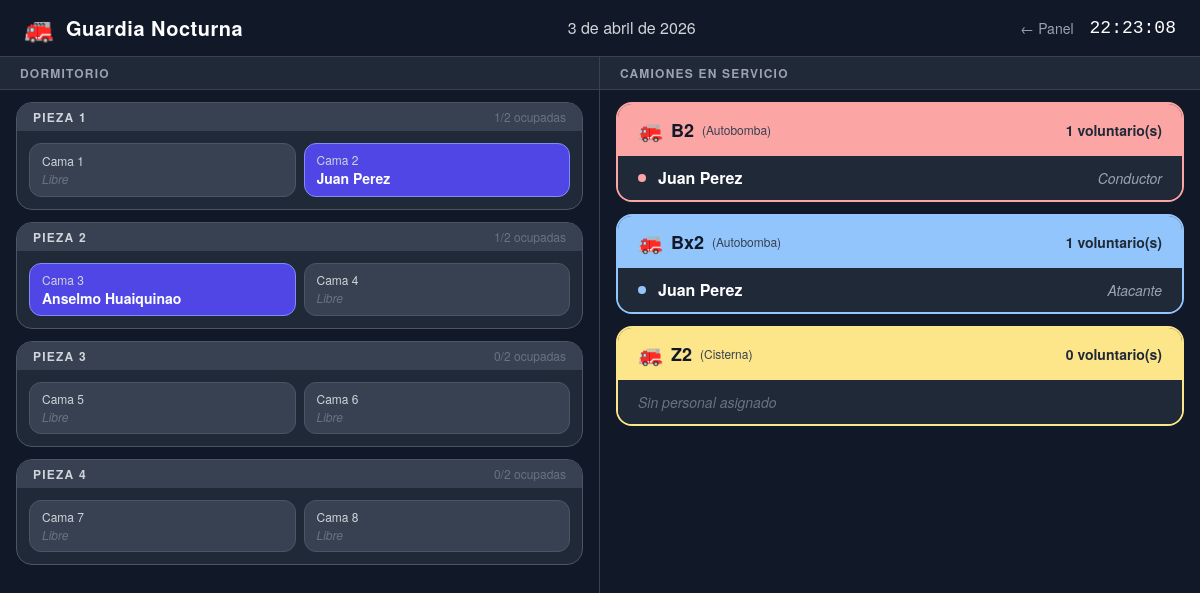
Page /turnos/1/tv on the committed database.
### tables this page shows
CREATE TABLE shifts (
                id         INTEGER PRIMARY KEY AUTOINCREMENT,
                date       TEXT NOT NULL,
                notes      TEXT,
                is_active  INTEGER NOT NULL DEFAULT 0,
                created_at TEXT NOT NULL DEFAULT (datetime('now','localtime'))
            );

CREATE TABLE beds (
                id     INTEGER PRIMARY KEY AUTOINCREMENT,
                number TEXT NOT NULL,
                notes  TEXT
            , room TEXT);

CREATE TABLE volunteers (
                id     INTEGER PRIMARY KEY AUTOINCREMENT,
                name   TEXT NOT NULL,
                active INTEGER NOT NULL DEFAULT 1
            );

CREATE TABLE trucks (
                id   INTEGER PRIMARY KEY AUTOINCREMENT,
                name TEXT NOT NULL,
                type TEXT
            , color TEXT DEFAULT '#93c5fd');

CREATE TABLE "truck_assignments" (
                id           INTEGER PRIMARY KEY AUTOINCREMENT,
                shift_id     INTEGER NOT NULL REFERENCES shifts(id) ON DELETE CASCADE,
                volunteer_id INTEGER NOT NULL REFERENCES volunteers(id),
                truck_id     INTEGER NOT NULL REFERENCES trucks(id),
                role         TEXT NOT NULL
            );

### guardia/routers/tv.py (the view)
@router.get("/turnos/{shift_id}/tv")
def tv_display(request: Request, shift_id: int):
    with get_db() as conn:
        shift = conn.execute("SELECT * FROM shifts WHERE id = ?", (shift_id,)).fetchone()
        if not shift:
            return RedirectResponse("/turnos", status_code=302)
        bed_assignments = conn.execute("""
            SELECT b.id AS bed_id, b.number AS bed_number, b.room,
                   v.name AS volunteer_name
            FROM beds b
            LEFT JOIN bed_assignments ba ON ba.bed_id = b.id AND ba.shift_id = ?
            LEFT JOIN volunteers v ON ba.volunteer_id = v.id
            ORDER BY CAST(b.room AS INTEGER), b.room, CAST(b.number AS INTEGER), b.number
        """, (shift_id,)).fetchall()
        rooms = {}
        no_room_beds = []
        for b in bed_assignments:
            if b["room"]:
                rooms.setdefault(b["room"], []).append(b)
            else:
                no_room_beds.append(b)
        def room_sort_key(r):
            try:
                return (0, int(r))
            except ValueError:
                return (1, r)
        sorted_rooms = sorted(rooms.keys(), key=room_sort_key)
        trucks = conn.execute("SELECT * FROM trucks ORDER BY name").fetchall()
        truck_assignments = conn.execute("""
            SELECT ta.truck_id, ta.role, v.name AS volunteer_name
            FROM truck_assignments ta
            JOIN volunteers v ON ta.volunteer_id = v.id
            WHERE ta.shift_id = ?
            ORDER BY ta.truck_id, v.name
        """, (shift_id,)).fetchall()
        assignments_by_truck = {}
        for a in truck_assignments:
            assignments_by_truck.setdefault(a["truck_id"], []).append(a)
        return templates.TemplateResponse(
            "tv.html",
            {
                "request": request,
                "shift": shift,
                "rooms": rooms,
                "sorted_rooms": sorted_rooms,
                "no_room_beds": no_room_beds,
                "trucks": trucks,
                "assignments_by_truck": assignments_by_truck,
            },
        )

### templates/tv.html (shortened to what this page needs)
<!DOCTYPE html>
<html lang="es">
<head>
  <script src="https://cdn.tailwindcss.com"></script>
</head>
<body class="text-white flex flex-col" style="height:100vh;">
  <div class="flex items-center justify-between px-6 py-3 bg-gray-900 border-b border-gray-700 shrink-0">
    <div class="flex items-center gap-3">
      <span class="text-2xl">🚒</span>
      <span class="font-bold text-xl tracking-wide">Guardia Nocturna</span>
    </div>
    <div class="text-gray-300 text-base font-medium">{{ shift['date'] | es_date }}</div>
    <div class="flex items-center gap-4 text-sm text-gray-400">
      <a href="/turnos/{{ shift['id'] }}" class="hover:text-white transition">← Panel</a>
      <span id="clock" class="font-mono text-lg text-white"></span>
    </div>
  </div>
  <div class="flex flex-1 min-h-0 gap-0">
    <div class="flex flex-col w-1/2 border-r border-gray-700 min-h-0">
      <div class="px-5 py-2 bg-gray-800 border-b border-gray-700 shrink-0">
        <h2 class="text-xs font-bold uppercase tracking-widest text-gray-400">Dormitorio</h2>
      </div>
      <div class="flex-1 overflow-y-auto px-4 py-3 space-y-3">
        {% if sorted_rooms %}
        {% for room_name in sorted_rooms %}
        {% set room_beds = rooms[room_name] %}
        <div class="rounded-2xl border border-gray-600 bg-gray-800 overflow-hidden">
          <div class="px-4 py-1.5 bg-gray-700 flex items-center justify-between">
            <span class="text-xs font-bold uppercase tracking-widest text-gray-300">
              Pieza {{ room_name }}
            </span>
            <span class="text-xs text-gray-500">
              {{ room_beds | selectattr('volunteer_name') | list | length }}/{{ room_beds | length }} ocupadas
            </span>
          </div>
          <div class="p-3 grid gap-2"
               style="grid-template-columns: repeat({{ [room_beds|length, 2]|min }}, 1fr);">
            {% for bed in room_beds %}
            <div class="bed-card rounded-xl px-3 py-2 min-h-[52px] flex flex-col justify-center
                        {% if bed['volunteer_name'] %}bg-indigo-600 border border-indigo-400{% else %}bg-gray-700 border border-gray-600{% endif %}">
              <div class="text-xs text-gray-300 mb-0.5">Cama {{ bed['bed_number'] }}</div>
              {% if bed['volunteer_name'] %}
              <div class="font-semibold text-white text-sm leading-tight truncate">{{ bed['volunteer_name'] }}</div>
              {% else %}
              <div class="text-gray-500 text-xs italic">Libre</div>
              {% endif %}
            </div>
            {% endfor %}
          </div>
        </div>
        {% endfor %}
        {% else %}
        <div class="flex items-center justify-center h-full text-gray-500 text-sm">
          Sin camas asignadas
        </div>
        {% endif %}
      </div>
    </div>
    <div class="flex flex-col w-1/2 min-h-0">
      <div class="px-5 py-2 bg-gray-800 border-b border-gray-700 shrink-0">
        <h2 class="text-xs font-bold uppercase tracking-widest text-gray-400">Camiones en servicio</h2>
      </div>
      <div class="flex-1 overflow-y-auto px-4 py-3 space-y-3">
        {% if trucks %}
        {% for truck in trucks %}
        {% set truck_assigns = assignments_by_truck.get(truck['id'], []) %}
        {% set truck_color = truck['color'] if truck['color'] else '#93c5fd' %}
        <div class="rounded-2xl overflow-hidden border-2" style="border-color: {{ truck_color }};">
          <div class="px-5 py-3 flex items-center justify-between" style="background-color: {{ truck_color }};">
            <div class="flex items-center gap-2">
              <span class="text-xl">🚒</span>
              <span class="font-bold text-gray-900 text-lg">{{ truck['name'] }}</span>
              {% if truck['type'] %}
              <span class="text-xs text-gray-700 font-medium">({{ truck['type'] }})</span>
              {% endif %}
            </div>
            <span class="text-sm font-semibold text-gray-800">{{ truck_assigns | length }} voluntario(s)</span>
          </div>
          {% if truck_assigns %}
          <div class="bg-gray-800 divide-y divide-gray-700">
            {% for a in truck_assigns %}
            <div class="flex items-center px-5 py-2.5 gap-3">
              <div class="w-2 h-2 rounded-full shrink-0" style="background-color: {{ truck_color }};"></div>
              <span class="font-semibold text-white flex-1">{{ a['volunteer_name'] }}</span>
              <span class="text-sm text-gray-400 italic">{{ a['role'] }}</span>
            </div>
            {% endfor %}
          </div>
          {% else %}
          <div class="bg-gray-800 px-5 py-3 text-gray-500 text-sm italic">
            Sin personal asignado
          </div>
          {% endif %}
        </div>
        {% endfor %}
        {% else %}
        <div class="flex items-center justify-center h-full text-gray-500 text-sm">
          Sin camiones configurados
        </div>
        {% endif %}
      </div>
    </div>
  </div>
</body>
</html>

### templates/tv.html (style rules this page uses)
html, body { margin: 0; padding: 0; width: 100vw; height: 100vh; overflow: hidden; background: #111827; font-family: 'Helvetica Neue', Arial, sans-serif; }
.bed-card { transition: background 0.3s; }

### rows in the picture
shifts: date|es_date "3 de abril de 2026"
beds: bed_number "1", shows "Libre"
beds: bed_number "2", volunteer_name "Juan Perez"
beds: bed_number "3", volunteer_name "Anselmo Huaiquinao"
beds: bed_number "4", shows "Libre"
beds: bed_number "5", shows "Libre"
beds: bed_number "6", shows "Libre"
beds: bed_number "7", shows "Libre"
beds: bed_number "8", shows "Libre"
trucks: name "B2", type "Autobomba", truck_assigns "1"
truck_assignments: volunteer_name "Juan Perez", role "Conductor"
trucks: name "Bx2", type "Autobomba", truck_assigns "1"
truck_assignments: volunteer_name "Juan Perez", role "Atacante"
trucks: name "Z2", type "Cisterna", truck_assigns "0", shows "Sin personal asignado"

### other values in the picture
{{ room_name }} "1" "2" "3" "4"
{{ room_beds | selectattr('volunteer_name') | list | length }} "1" "1" "0" "0"
{{ room_beds | length }} "2" "2" "2" "2"
